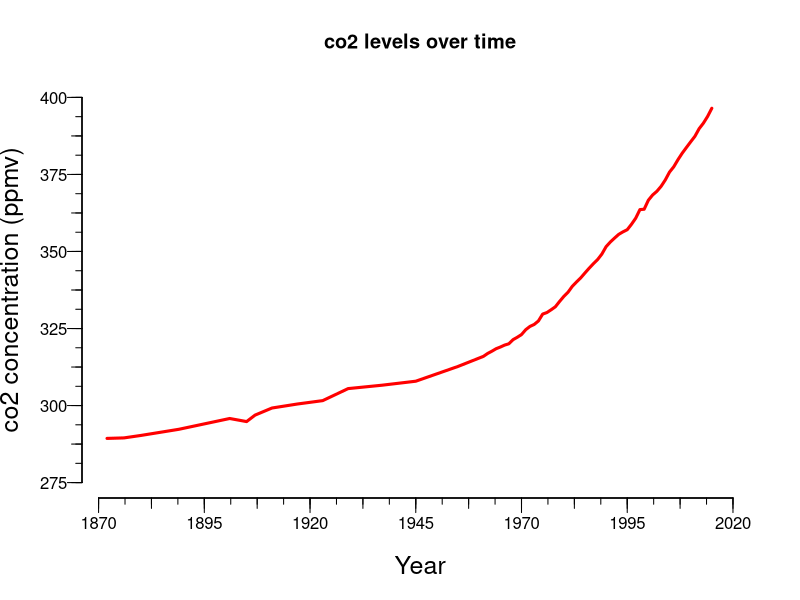

This figure's R source: (Note: this script raises an error after producing the figure.)
#########################
# Calculate climate residuals for bates et al.
# Written by M. Fidino 2017
#

# this function loads packages and downloads them if you do not have them

package_load<-function(packages = NULL, quiet=TRUE, verbose=FALSE, warn.conflicts=FALSE){
  
  # download required packages if they're not already
  
  pkgsToDownload<- packages[!(packages  %in% installed.packages()[,"Package"])]
  if(length(pkgsToDownload)>0)
    install.packages(pkgsToDownload, repos="http://cran.us.r-project.org", quiet=quiet, verbose=verbose)
  
  # then load them
  for(i in 1:length(packages))
    require(packages[i], character.only=T, quietly=quiet, warn.conflicts=warn.conflicts)
}

# required packages
packs <- c("dplyr", "MCMCpack", "mcmcplots",
           "runjags", 'parallel')

# load the packages
package_load(packs)

# read in the co2 data
co <- read.csv("./data/co2.csv", header = TRUE)

# remove any data before 1868
co <- co[co$yr>1868,]

# scale year so that 1869 = zero
co$yr <- co$yr - min(co$yr)

# interpolate values that we are missing
mlow <- approx(co$yr, co$co2, xout = c(0:144))

# get 1872 to 2015 data
just_for_birds <- tail(mlow$y, length(1872:2015))

# exploratory plot
plot(just_for_birds~ c(1872:2015), type = "l", xlim = c(1872,2020),
     ylim = c(275, 400),
     lwd = 3, bty = "n", xlab = "Year", ylab = "co2 concentration (ppmv)",
     cex.lab = 1.5, xaxt = "n", yaxt = "n", main = "co2 levels over time",
     col = "red")


axis(2, at = seq(275, 400, 25), labels=F, tck=-.035)
axis(2, at = seq(275, 400, 12.5), labels=F, tck=-.025)
axis(2, at = seq(275, 400, 12.5/2), labels=F, tck=-.015)
mtext(text = seq(275, 400, 25), 2, line = .75, at = seq(275, 400, 25), las = 1, cex = 1)

axis(1, at = seq(1870,2020, 25), labels=F, tck=-.035)
axis(1, at = seq(1870,2020, 12.5), labels=F, tck=-.025)
axis(1, at = seq(1870,2020, 6.25), labels=F, tck=-.015)
mtext(text = seq(1870, 2020, 25), 1, 
      line = 0.75, at = seq(1870, 2020, 25), 
      las = 1, cex = 1)

# prepare data for analysis in jags
dl <- list(N = length(just_for_birds), Y = just_for_birds, x = 0:143)

# parameters to track
params <- c( "Yp", "Y")

# set up arguments for JAGS
n_chains = detectCores() - 1
adapt_steps = 5000
burn_in = 20000
sample_steps = 10000
thin_steps = 2
mod_mcmc <- as.mcmc.list(run.jags( model= "./jags_models/climate_resid_model.R" , 
                                           monitor=params , 
                                           data=dl ,  
                                           n.chains=n_chains ,
                                           adapt=adapt_steps ,
                                           burnin=burn_in , 
                                           sample=ceiling(sample_steps / n_chains) ,
                                           thin=thin_steps ,
                                           summarise=FALSE ,
                                           plots=FALSE,
                                           method = "parallel"))

# convert to a matrix and get median estimate
mmat <- as.matrix(mod_mcmc, chains = TRUE)
mmat <- apply(mmat, 2, median)

# get only the predictions
y2 <- mmat[grep("Yp\\[", names(mmat))]
# calculate residual
ress <- just_for_birds - y2
# save the residuals for analysis
write.csv(ress, "./data/climate_residuals.csv", row.names = FALSE)

# make a plot of the residuals
pdf("climate_resid_plot.pdf", height = 5, width = 5)

plot(ress[,1]~ c(1872:2015), type = "l", xlim = c(1872,2020),
     ylim = c(-30, 40),
     lwd = 3, bty = "n", xlab = "Year", ylab = "Difference from linear trend",
     cex.lab = 1.5, xaxt = "n", yaxt = "n", main = "Non-linear component\n of rising co2 levels",
     col = "blue")


axis(2, at = seq(-30, 40, 10), labels=F, tck=-.035)
axis(2, at = seq(-30, 40, 5), labels=F, tck=-.025)
axis(2, at = seq(-30, 40, 2.5), labels=F, tck=-.015)
mtext(text = seq(-30, 40, 10), 2, line = .75, at = seq(-30, 40, 10), las = 1, cex = 1)

axis(1, at = seq(1870,2020, 25), labels=F, tck=-.035)
axis(1, at = seq(1870,2020, 12.5), labels=F, tck=-.025)
axis(1, at = seq(1870,2020, 6.25), labels=F, tck=-.015)
mtext(text = seq(1870, 2020, 25), 1, 
      line = 0.75, at = seq(1870, 2020, 25), 
      las = 1, cex = 1)


dev.off()

